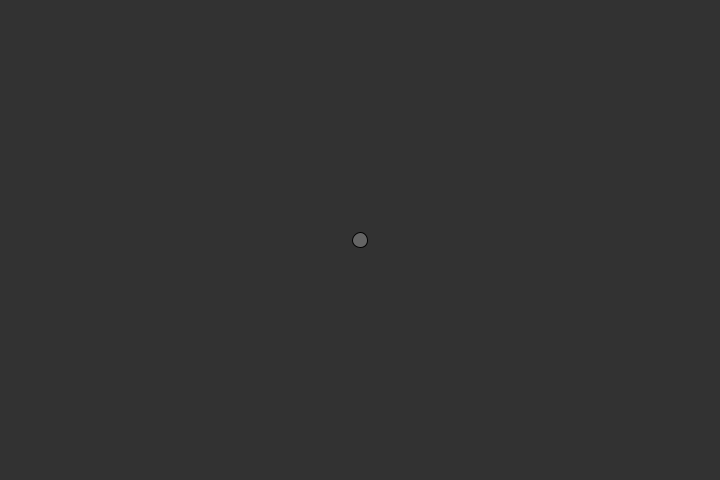
Frame 1 (no input)
Frame 60 (the mouse pressed at the canvas centre just before this capture): identical to frame 1, image omitted
Frame 120 (the mouse held since frame 60 and released just before this capture): identical to frame 1, image omitted

The Processing sketch that drew this single still picture (run headless with seeded random() and noise(); from frame 60 on, the mouse is pressed at the canvas centre):

// Processing sketch: sketch_2drawCircle
// ── sketch_2drawCircle.pde
void setup()
{
  size(720,480);
}
void draw()
{
  background(50,50,50);
  fill(100);
  stroke(1);
  ellipse(width/2,height/2,15,15);
}
